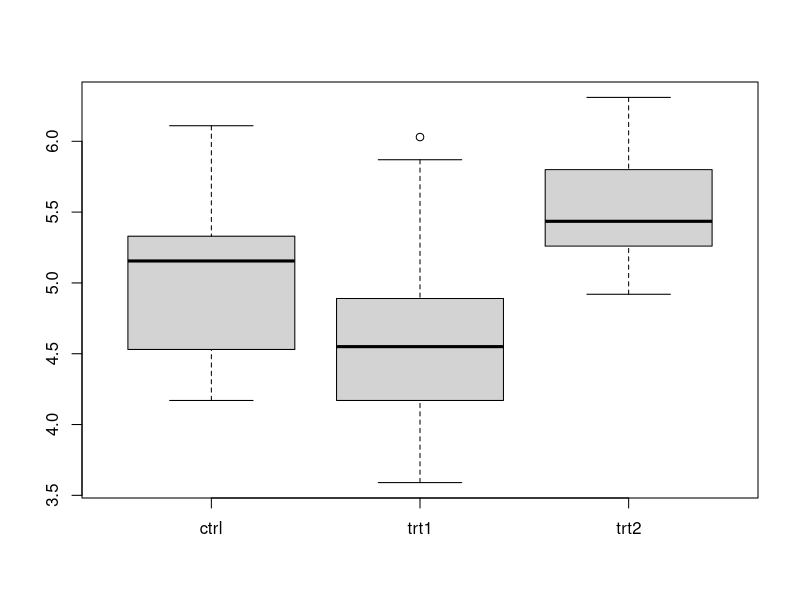

Recreate this plot in R.
# Multivariate Analysis
# Multivariate Analysis allow the separate and combined effects 
# of the independent variable to be examined.
# Notation: We have n units (“individuals”) and q variables 
# in a multivariate data set, where q > 1 
# in R, we often use data.frame to capture multivariate data

weight = c(150, 135, 210, 140)
height = c(65, 61, 70, 65)
gender = c("Fe","Fe","M","Fe") 

# make the data frame
study = data.frame(weight,height,gender) 
study



# stack() and unstack()
# reshaping a data object
# stack() allows us to go from wide to long
# unstack() allows us to go from long to wide
# reshape() is for more complex transposition
# all columns in wide version or each block of values in the
# long version must be of the same length
# in some instances, there are two different ways to store data

data("PlantGrowth")
PlantGrowth
#shows 3 groups, 2 treatments and 1 control

# how to build boxplots for the data broken down by groups?
# 'brute force' way is to do this for each value of group
attach(PlantGrowth)
#this give an error: The following objects are masked from 
# PlantGrowth (pos = 3): group, weight

weight.ctrl = weight[group == 'ctrl']
#this does not give an error

# the unstack() will do all of this at once for us
# if the data is structured correctly, it will create a data frame 
# with variables corresponding to the level of the factor

unstack(PlantGrowth)
#arranges the data into groups

#create a boxplot of the grouped data
boxplot(unstack(PlantGrowth))

